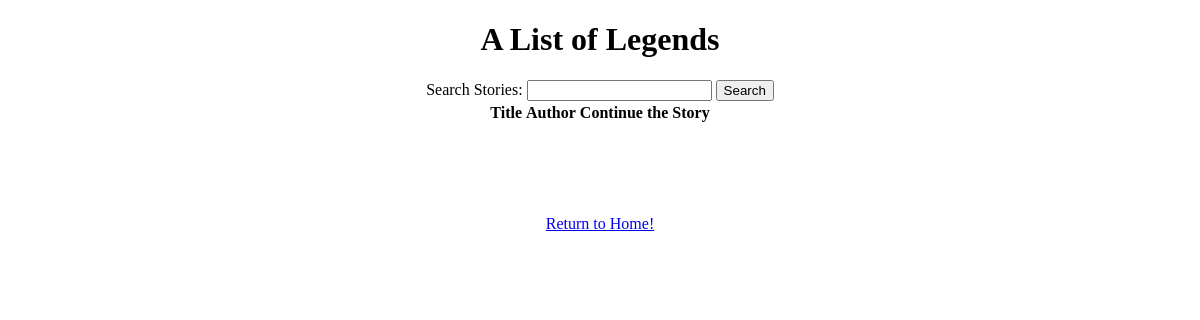
Page /viewStory (signed in) on the earlier database version.
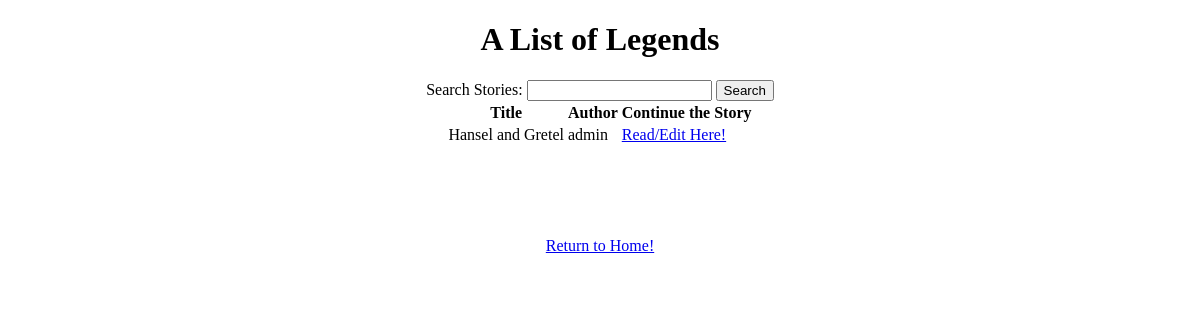
Same page on the later database version.
### tables this page shows
CREATE TABLE "stories"("title" TEXT, "author" TEXT, "time" TEXT, "story" TEXT);

### app.py (the view)
@app.route("/viewStory")
def viewStories():
    if 'username' not in session:
        return redirect('/login')
    db = sqlite3.connect("mapp_site.db")
    c = db.cursor()
    c.execute("SELECT * FROM stories")
    fetch = c.fetchall()
    print(fetch)
    return render_template("allStories.html", stories = fetch)

### templates/allStories.html (shortened to what this page needs)
<!DOCTYPE html>
<html lang="en" dir="ltr">
  <head>
  </head>
  <body>
    {% block title %}
    <center><h1>A List of Legends</h1></center>
    {% endblock %}
    {% block searchBar %}
    <center>
    <form action="/viewStory" method="get">
    Search Stories: <input type="text" name="search"> <input type="submit" value="Search">
    </form>
    </center>
    {% endblock %}
    {% block stories %}
    <center>
    <table>
      <thead>
        <th>Title</th>
        <th>Author</th>
        <th>Continue the Story</th>
      </thead>
      {% for story in stories %}
        <tr>
          <td>{{story[0]}}</td>
          <td>{{story[1]}}</td>
          <td><a href="/readStory?title={{story[0]}}">Read/Edit Here!</a></td>
        </tr>
      {% endfor %}
    </table>
    </center>
    {% endblock %}
    <br>
    <br>
    <br>
    <br>
    <br>
    <center><a href="/">Return to Home!</a></center>
  </body>
</html>

Differences in the rows shown:
added stories: title "Hansel and Gretel", author "admin"
